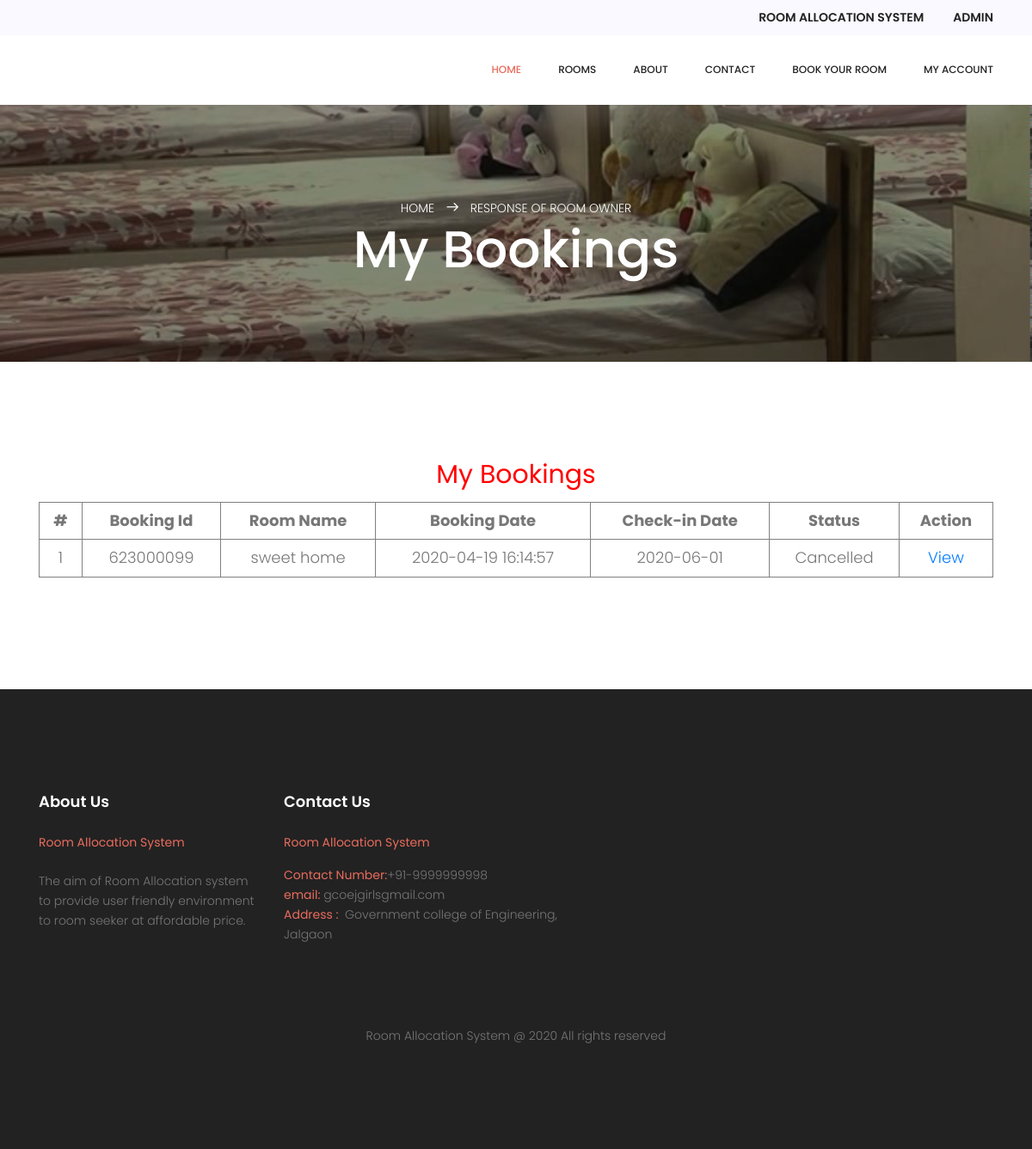
/my-bookings.php (signed in), run on the app's committed database.
### tables this page shows
CREATE TABLE `tblbookpg` (
  `ID` int(10) NOT NULL,
  `Userid` int(10) DEFAULT NULL,
  `Pgid` int(10) DEFAULT NULL,
  `BookingNumber` int(10) NOT NULL,
  `CheckinDate` date DEFAULT NULL,
  `UserMsg` varchar(250) DEFAULT NULL,
  `BookingDate` timestamp NOT NULL DEFAULT CURRENT_TIMESTAMP,
  `Remark` varchar(50) DEFAULT NULL,
  `Status` varchar(50) DEFAULT NULL,
  `RemDate` timestamp NOT NULL DEFAULT '0000-00-00 00:00:00' ON UPDATE CURRENT_TIMESTAMP
);

CREATE TABLE `tblpg` (
  `ID` int(10) NOT NULL,
  `OwnerID` int(20) NOT NULL,
  `StateName` varchar(200) DEFAULT NULL,
  `CityName` varchar(200) DEFAULT NULL,
  `PGTitle` varchar(200) DEFAULT NULL,
  `Type` varchar(120) DEFAULT NULL,
  `RPmonth` varchar(120) DEFAULT NULL,
  `norooms` varchar(45) DEFAULT NULL,
  `Address` varchar(120) DEFAULT NULL,
  `Image` varchar(200) DEFAULT NULL,
  `Electricity` varchar(40) DEFAULT NULL,
  `Parking` varchar(40) DEFAULT NULL,
  `Refregerator` varchar(40) DEFAULT NULL,
  `Furnished` varchar(40) DEFAULT NULL,
  `AC` varchar(40) DEFAULT NULL,
  `Balcony` varchar(40) DEFAULT NULL,
  `StudyTable` varchar(40) DEFAULT NULL,
  `Laundry` varchar(40) DEFAULT NULL,
  `Security` varchar(40) DEFAULT NULL,
  `MealsBreakfast` varchar(45) DEFAULT NULL,
  `MealLunch` varchar(45) NOT NULL,
  `MealDinner` varchar(45) NOT NULL,
  `RegDate` timestamp NOT NULL DEFAULT CURRENT_TIMESTAMP,
  `IsActive` int(1) DEFAULT NULL,
  `LastUpdationDate` timestamp NULL DEFAULT NULL ON UPDATE CURRENT_TIMESTAMP
);

CREATE TABLE `tblpages` (
  `ID` int(11) NOT NULL,
  `PageType` varchar(200) DEFAULT NULL,
  `PageTitle` mediumtext,
  `PageDescription` mediumtext,
  `UpdationDate` timestamp NULL DEFAULT NULL ON UPDATE CURRENT_TIMESTAMP,
  `Fulfillment` mediumtext NOT NULL,
  `FutureServices` mediumtext NOT NULL
);

### my-bookings.php (the view, shortened to what this page needs)
<?php
if (strlen($_SESSION['pgasuid']==0)) {
  header('location:logout.php');
  } else{
  ?>
<!DOCTYPE html>
<html lang="zxx" class="no-js">
<head>
	<link rel="stylesheet" href="css/linearicons.css">=
	<link rel="stylesheet" href="css/font-awesome.min.css">
	<link rel="stylesheet" href="css/nice-select.css">
	<link rel="stylesheet" href="css/ion.rangeSlider.css" />
	<link rel="stylesheet" href="css/ion.rangeSlider.skinFlat.css" />
	<link rel="stylesheet" href="css/bootstrap.css">
	<link rel="stylesheet" href="css/owl.carousel.css">
	<link rel="stylesheet" href="css/main.css">
</head>
<body>
<?php include_once('includes/header.php');?>
	<section class="banner-area relative" id="home">
		<div class="overlay overlay-bg"></div>
		<div class="container">
			<div class="row d-flex text-center align-items-center justify-content-center">
				<div class="about-content col-lg-12">
					<p class="text-white link-nav"><a href="index.php">Home </a>
						<span class="lnr lnr-arrow-right"></span> <a href="user-profile.php">
							Response of Room Owner</a></p>
					<h1 class="text-white">
						My Bookings
					</h1>
				</div>
			</div>
		</div>
	</section>
	<section class="contact-page-area section-gap">
		<div class="container">
			<p style="text-align: center;color: red;font-size: 30px"><strong>My Bookings</strong></p>
			<div class="row mt-20">
				<div class="col-lg-12">
					<form class="row contact_form" action="" method="post" id="">
						<div class="col-md-12">
							<div class="form-group">
<table width="100%" border="1" style="text-align: center; font-size:18px;"  cellpadding="10">
	<tr>
<th>#</th>
<th>Booking Id</th>
<th>Room Name</th>
<th>Booking Date</th>
<th>Check-in Date</th>
<th>Status</th>
<th>Action</th>
	</tr>
<?php
$id=$_SESSION['pgasuid'];
$ret=mysqli_query($con,"select tblbookpg.Id as bookid,tblbookpg.BookingNumber,tblbookpg.BookingDate,tblbookpg.CheckinDate,tblbookpg.Status,tblpg.PGTitle from tblbookpg join tblpg on tblpg.id=tblbookpg.Pgid where Userid='$id'");
$cnt=1;
while ($row=mysqli_fetch_array($ret)) {
	?>
<tr>
<td><?php echo $cnt;?></td>
<td><?php echo $row['BookingNumber'];?></td>
<td><?php echo $row['PGTitle'];?></td>
<td><?php echo $row['BookingDate'];?></td>
<td><?php echo $row['CheckinDate'];?></td>
<td><?php if($row['Status']=="")
{
echo "Not Confiremed Yet";
} else {
echo $row['Status'];
}?></td>
<td><a href="booking-details.php?bkid=<?php echo $row['bookid'];?>"> View </a></td>
</tr>
<?php
$cnt=$cnt+1;
}
?>
</table>
						</div>
					</form>
				</div>
			</div>
		</div>
	</section>
	<?php include_once('includes/footer.php');?>
</body>
</html>
<?php } ?>

### includes/footer.php (shortened to what this page needs)
<?php
include('includes/dbconnection.php');
?>
<footer class="footer-area section-gap">
		<div class="container">
			<div class="row">
				<div class="col-lg-3 col-md-6 col-sm-6">
					<div class="single-footer-widget">
						<?php
$ret=mysqli_query($con,"select * from tblpages where PageType='aboutus'");
while ($row=mysqli_fetch_array($ret)) {
?>
						<h6><?php  echo $row['PageTitle'];?></h6>
						<p>
							<?php  echo $row['PageDescription'];?>
						</p>
					</div>
					<?php } ?>
				</div>
				<div class="col-lg-4 col-md-6 col-sm-6" style="">
					<div class="single-footer-widget">
						<?php
$ret=mysqli_query($con,"select * from tblpages where PageType='contactus'");
while ($row=mysqli_fetch_array($ret)) {
?>
						<h6><?php  echo $row['PageTitle'];?></h6>
						<p><?php  echo $row['PageDescription'];?></p>
						<?php } ?>
					</div>
				</div>
			</div>
			<div class="footer-bottom d-flex justify-content-center align-items-center flex-wrap">
				<p class="footer-text m-0">
Room Allocation System @ 2020 All rights reserved </p>
			</div>
		</div>
	</footer>

### css/main.css (style rules this page uses)
body { color: #777777; font-family: "Poppins", sans-serif; font-size: 14px; font-weight: 300; line-height: 1.625em; position: relative; }
a { -webkit-transition: all 0.3s ease 0s; -moz-transition: all 0.3s ease 0s; -o-transition: all 0.3s ease 0s; transition: all 0.3s ease 0s; }
a, a:focus, a:hover { text-decoration: none; outline: 0; }
h1, h2, h3, h4, h5, h6 { font-family: "Poppins", sans-serif; color: #222222; line-height: 1.2em !important; margin-bottom: 0; margin-top: 0; font-weight: 500; }
h1, .h1 { font-size: 36px; }
h6, .h6 { font-size: 14px; color: #222222; }
td, th { border-radius: 0px; }
.mt-20 { margin-top: 20px; }
.text-white { color: #fff; }
.text-center { text-align: center; }
.flex-wrap { -webkit-flex-wrap: wrap; -moz-flex-wrap: wrap; -ms-flex-wrap: wrap; flex-wrap: wrap; }
.relative { position: relative; }
.overlay { position: absolute; left: 0; right: 0; top: 0; bottom: 0; }
b, i, sup, sub, u, del { color: #ea6c5d; }
h1 { font-size: 36px; }
h6 { font-size: 14px; }
h1, h2, h3, h4, h5, h6 { line-height: 1.5em; }
.section-gap { padding: 120px 0px; }
.banner-area { background: url(../img/banner-bg.jpg) no-repeat center; background-size: cover; min-height: 300px; margin-top: 64px; }
.banner-area .overlay-bg { background: rgba(0, 0, 0, 0.48); }
.about-content { margin-top: 60px; padding: 50px 0px; }
.about-content h1 { font-size: 60px; }
.about-content p { margin: 0; }
.about-content a { color: #fff; font-size: 14px; text-transform: uppercase; }
.about-content .lnr { margin: 0px 10px; font-weight: 600; }
.contact_form .form-group { margin-bottom: 10px; }
.footer-area { background-color: #222222; }
h6 { color: #fff; margin-bottom: 25px; font-size: 18px; font-weight: 600; }
.footer-text { padding-top: 80px; }

### data on the page
tblbookpg: BookingNumber "623000099", tblpg.PGTitle "sweet home", BookingDate "2020-04-19 16:14:57", CheckinDate "2020-06-01", Status "Cancelled"
tblpages: PageTitle "About Us", PageDescription "Room Allocation System The aim of Room Allocation system to provide user friendly environment to room seeker at affordable price."
tblpages: PageTitle "Contact Us", PageDescription "Room Allocation System Contact Number: +91-9999999998 email: gcoejgirlsgmail.com Address : Government college of Engineering, Jalgaon"
